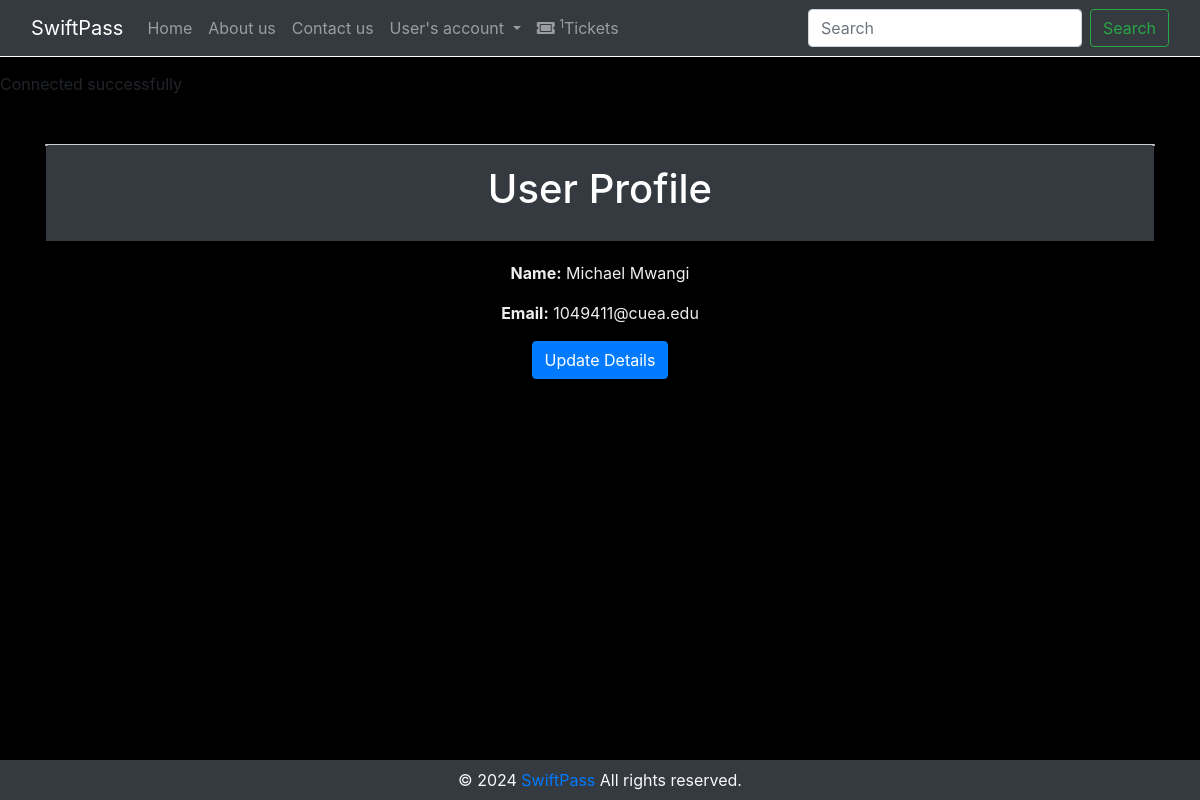
The page /profile.php (signed in) on the database its author committed.
### tables this page shows
CREATE TABLE `user` (
                        `id` int(11) NOT NULL,
                        `first_name` varchar(255) NOT NULL,
                        `last_name` varchar(255) NOT NULL,
                        `email` varchar(120) NOT NULL,
                        `password` varchar(60) NOT NULL,
                        `role` varchar(20) NOT NULL,
                        `date_created` datetime DEFAULT current_timestamp(),
                        `token` varchar(100) DEFAULT NULL,
                        `is_verified` tinyint(1) DEFAULT 0,
                        `driver_license` varchar(20) DEFAULT NULL,
                        `sacco_role` varchar(20) DEFAULT NULL,
                        `sacco_id` int(11) DEFAULT NULL
);

### profile.php (the view, shortened to what this page needs)
<?php
include 'auth/database.php';
$user_id = $_SESSION['user']['id'];
$query = "SELECT * FROM user WHERE id = $user_id";
$result = mysqli_query($conn, $query);
if ($result) {
    $user = mysqli_fetch_assoc($result);
} else {
    die("Error fetching user details: " . mysqli_error($conn));
}
?>
<!DOCTYPE html>
<html lang="en">
<head>
    <link rel="stylesheet" href="https://maxcdn.bootstrapcdn.com/bootstrap/4.0.0/css/bootstrap.min.css">
</head>
<body class="body">
<div class="container mt-5">
    <div class="card profile-card" id="profileCard">
        <div class="card-inner">
            <div class="card-side card-front">
                <div class="card-header">
                    <h1>User Profile</h1>
                </div>
                <div class="card-body">
                    <p class="card-text"><strong>Name:</strong> <?php echo $user['first_name'] . ' ' . $user['last_name']; ?></p>
                    <p class="card-text"><strong>Email:</strong> <?php echo $user['email']; ?></p>
                    <button type="button" class="btn btn-primary" onclick="flipCard()">Update Details</button>
                </div>
            </div>
            <div class="card-side card-back">
                <div class="modal-header">
                    <h4 class="modal-title">Update User Details</h4>
                </div>
                <div class="modal-body">
                    <form action="update_profile.php" method="post">
                        <div class="form-group">
                            <label for="updateFirstName">First Name:</label>
                            <input type="text" class="form-control" id="updateFirstName" name="updateFirstName" value="<?php echo $user['first_name']; ?>">
                        </div>
                        <div class="form-group">
                            <label for="updateLastName">Last Name:</label>
                        </div>
                        <div class="modal-footer">
                            <button type="submit" class="btn btn-primary">Update</button>
                            <button type="button" class="btn btn-secondary" onclick="flipCard()">Cancel</button>
                        </div>
                    </form>
                </div>
            </div>
        </div>
    </div>
</div>
</body>
</html>
<?php
include('layout.php');
?>

### profile.php (style rules this page uses)
.body { background-color: black; }
.profile-card { perspective: 1000px; position: relative; color: #eeeeee; background-color: #eeeeee; }
.card-inner { transform-style: preserve-3d; transition: transform 0.6s; }
.card-side { position: absolute; width: 100%; height: 100%; backface-visibility: hidden; }
.profile-card .card-front { transform: rotateY(0deg); }
.profile-card .card-back { transform: rotateY(180deg); }
.profile-card .card-header { background-color: #343a40; color: #fff; border-bottom: none; text-align: center; padding: 20px 0; }
.profile-card .card-body { text-align: center; }
.profile-card .btn-primary { background-color: #007bff; border-color: #007bff; transition: background-color 0.3s ease; }
.modal-header { background-color: #343a40; color: #fff; border-bottom: none; text-align: center; padding: 15px 0; }
.modal-footer { border-top: none; }

### rows shown on the page
user: first_name "Michael", last_name "Mwangi", email "1049411@cuea.edu", updateFirstName "Michael"

### other values the page prints
$pageTitle "Home"
$pageTitle "About us"
$pageTitle "Contact us"
$pageTitle "User's account"
$pageTitle "Tickets"
